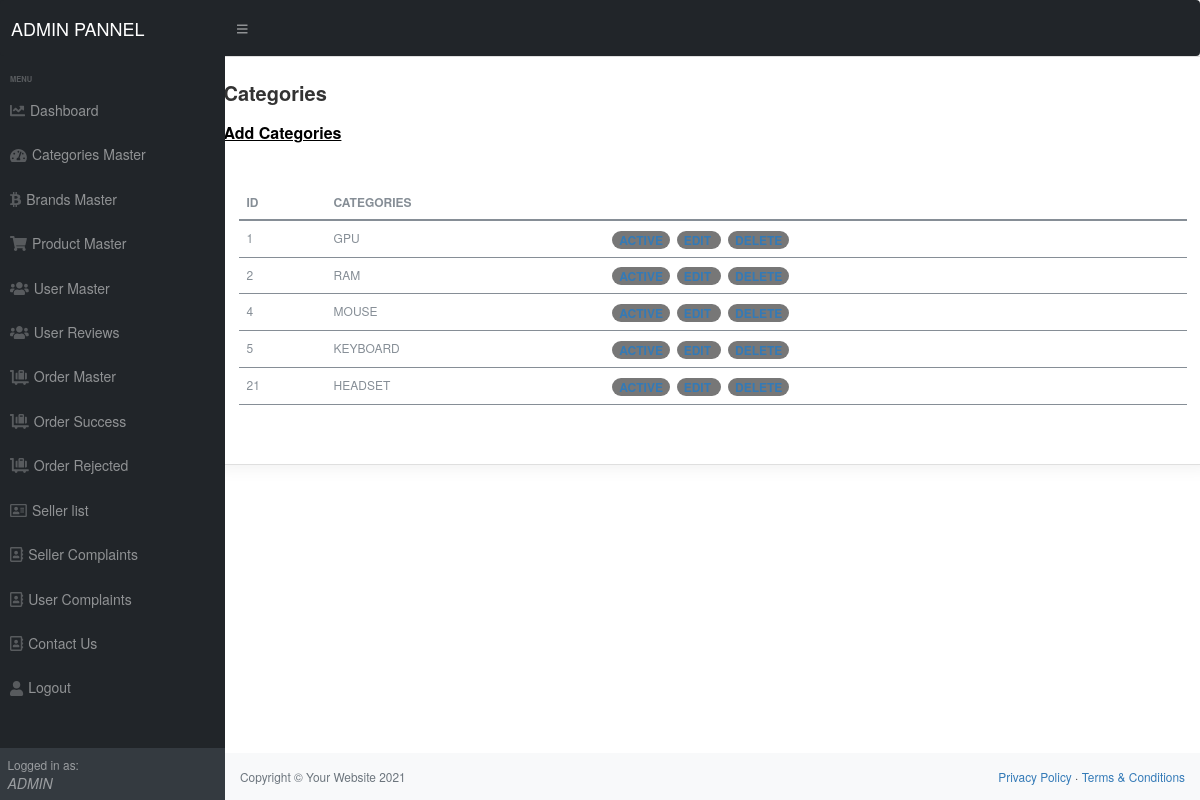
Screenshot of /seller/categories.php (signed in) with the database file from the repository.
### tables this page shows
CREATE TABLE `categories` (
  `id` int(11) NOT NULL,
  `categories` varchar(255) NOT NULL,
  `status` tinyint(4) NOT NULL
);

### seller/categories.php (the view, shortened to what this page needs)
<?php
require('top.php');
$sql="select * from categories order by id  asc";
$res=mysqli_query($con,$sql);
?>
<div id="layoutSidenav_content">
<main>
<div class="orders">
 <div class="row">
     <div class="col-xl-12">
         <div class="card">
             <div class="card-body">
                 <h4 class="box-title">Categories </h4>
                 <h4 class="box-title2"><a href="manage_categories.php"> Add Categories</a></h4>
             </div>
             <div class="card-body">
             <div class="table">
             <table class="table">
                    <thead>
                        <tr>
                            <th>ID</th>
                            <th>categories</th>
                            <th></th>
                        </tr>
                    </thead>
                    <tbody>
                      <?php
                          $i=1;
					while($row=mysqli_fetch_assoc($res)){?>
						<tr>
							   <td><?php echo $row['id'] ?></td>
							   <td><?php echo $row['categories'] ?></td>
                               <td><?php if($row['status']==1)
										{
											echo " <span class='badge badge-complete'><a href='?type=status&operation=deactive&id=".$row['id']."'>Active</a></span>&nbsp;";
										}else
										{
										    echo " <span class='badge badge-pending'><a href='?type=status&operation=active&id=".$row['id']."'>Deactive</a></span>&nbsp;";
										}
							              echo "&nbsp;<span class='badge badge-edit'><a href='manage_categories.php?id=".$row['id']."'>Edit</a>&nbsp;</span>";
										  echo " &nbsp;<span class='badge badge-delete'><a href='?type=delete&id=".$row['id']."'>Delete</a></span>&nbsp;";
										?></td>
                        </tr>
            		<?php $i++;} ?>
                  </tbody>
                </table>
             </div>
             </div>
         </div>
     </div>
 </div>
</div>
</main>
<?php
require('footer.php');
?>

### admin/top.php (shortened to what this page needs)
<?php
require('connection.inc.php');
    $sql="select * from admin_users";
    $res=mysqli_query($con,$sql);
    $row=mysqli_fetch_assoc($res);
?>
<!DOCTYPE html>
<html lang="en">
<head>
    <link href="css/styles.css" rel="stylesheet" />
   <link href="css/bootstrap.min.css" rel="stylesheet">
   <link href="css/custom.css" rel="stylesheet">
</head>
<body class="sb-nav-fixed">
    <nav class="sb-topnav navbar navbar-expand navbar-dark bg-dark">
        <a class="navbar-brand ps-3" href="#">ADMIN PANNEL</a>
        <button class="btn btn-link btn-sm order-1 order-lg-0 me-4 me-lg-0" id="sidebarToggle" href="#!"><i
                class="fas fa-bars"></i></button>
  </nav>
    <div id="layoutSidenav">
        <div id="layoutSidenav_nav">
            <nav class="sb-sidenav accordion sb-sidenav-dark" id="sidenavAccordion">
                <div class="sb-sidenav-menu">
                    <div class="nav">
                        <div class="sb-sidenav-menu-heading">menu</div>
                        <a class="nav-link" href="dashboard.php">
                            <div class="sb-nav-link-icon"><i class="fas fa-chart-line"></i></div>
                            Dashboard
                        </a>
                        <a class="nav-link" href="categories.php">
                            <div class="sb-nav-link-icon"><i class="fas fa-tachometer-alt"></i></div>
                            Categories Master
                        </a>
                        <a class="nav-link" href="brand.php">
                            <div class="sb-nav-link-icon"><i class="fab fa-btc"></i></div>
                            Brands Master
                        </a>
                        <a class="nav-link" href="product.php">
                            <div class="sb-nav-link-icon"><i class="fas fa-shopping-cart"></i></div>
                            Product Master
                        </a>
                        <a class="nav-link" href="users.php">
                            <div class="sb-nav-link-icon"><i class="fas fa-users"></i></div>
                            User Master
                        </a>
                        <a class="nav-link" href="product_review.php">
                            <div class="sb-nav-link-icon"><i class="fas fa-users"></i></div>
                            User Reviews
                        </a>
                        <a class="nav-link" href="orders.php">
                            <div class="sb-nav-link-icon"><i class="fas fa-luggage-cart"></i></div>
                            Order Master
                        </a>
                        <a class="nav-link" href="order__Success.php">
                            <div class="sb-nav-link-icon"><i class="fas fa-luggage-cart"></i></div>
                            Order Success
                        </a>
                        <a class="nav-link" href="order__Rejected.php">
                            <div class="sb-nav-link-icon"><i class="fas fa-luggage-cart"></i></div>
                            Order Rejected
                        </a>
                        <a class="nav-link" href="seller.php">
                            <div class="sb-nav-link-icon"><i class="far fa-address-card"></i></div>
                            Seller list
                        </a>
                        <a class="nav-link" href=" seller_complaints.php">
                            <div class="sb-nav-link-icon"><i class="far fa-address-book"></i></div>
                            Seller Complaints
                        </a>
                        <a class="nav-link" href=" User_complaints.php">
                            <div class="sb-nav-link-icon"><i class="far fa-address-book"></i></div>
                            User Complaints
                        </a>
                        <a class="nav-link" href="contact_us.php">
                            <div class="sb-nav-link-icon"><i class="far fa-address-book"></i></div>
                            Contact Us
                        </a>
                        <a class="nav-link" href="logout.php">
                            <div class="sb-nav-link-icon"><i class="fas fa-user"></i></div>
                            Logout
                        </a>
                    </div>
                </div>
                <div class="sb-sidenav-footer">
                    <div class="small">Logged in as:</div>
                   <em style="text-transform: uppercase;"> <?php echo $row['username'] ?></em>
                </div>
            </nav>
        </div>

### seller/css/custom.css (style rules this page uses)
.card { margin-bottom: 10px; border-radius: 5px; border: 10 solid transparent; -webkit-box-shadow: 0 0 20px rgba(0, 0, 0, .08); box-shadow: 0 0 20px rgba(0, 0, 0, .08); }
.card .card-body { float: left; position: relative; width: 100%; }
.card .box-title { font-weight: 600; font-size: 20px; padding: 5px 0; }
.card .box-title2 { font-weight: 600; font-size: 16px; padding: 5px 0; color: #000; text-decoration-line: underline; }
.box-title2 a { color: #000; }
.table { border: none; border-bottom-color: currentcolor; border-bottom-style: none; border-bottom-width: medium; color: #868e96; font-size: 12px; font-weight: 400; padding: .75em 1.25em; text-transform: uppercase; }

### rows the page displays
categories: id "1", categories "GPU"
categories: id "2", categories "RAM"
categories: id "4", categories "MOUSE"
categories: id "5", categories "KEYBOARD"
categories: id "21", categories "HEADSET"

### other values shown
$row['username'] "ADMIN"
